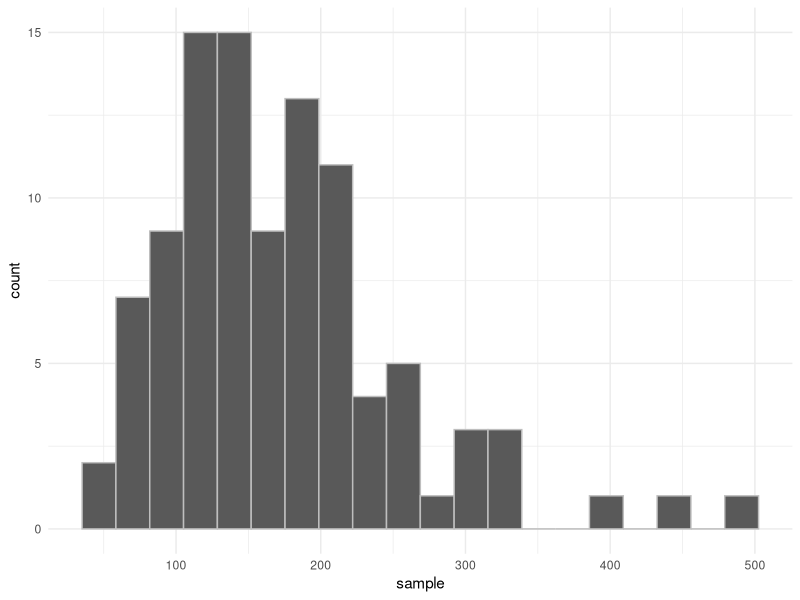
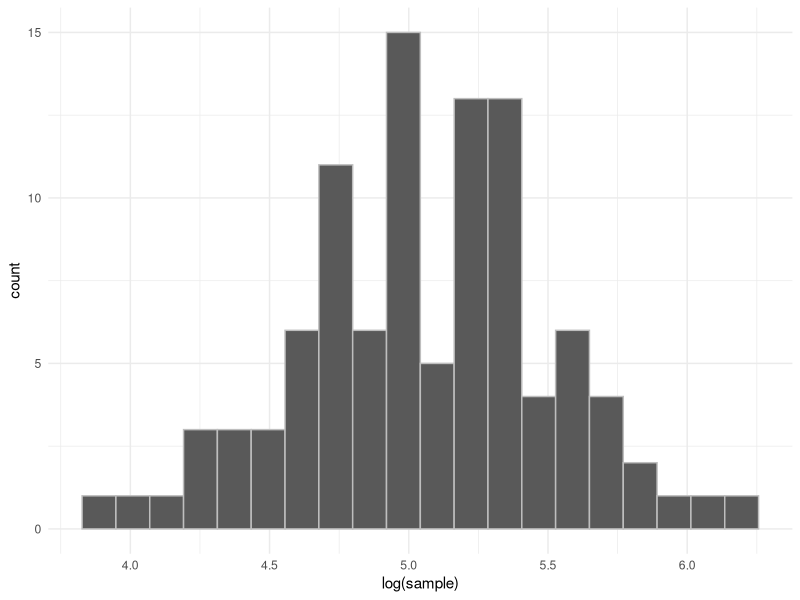
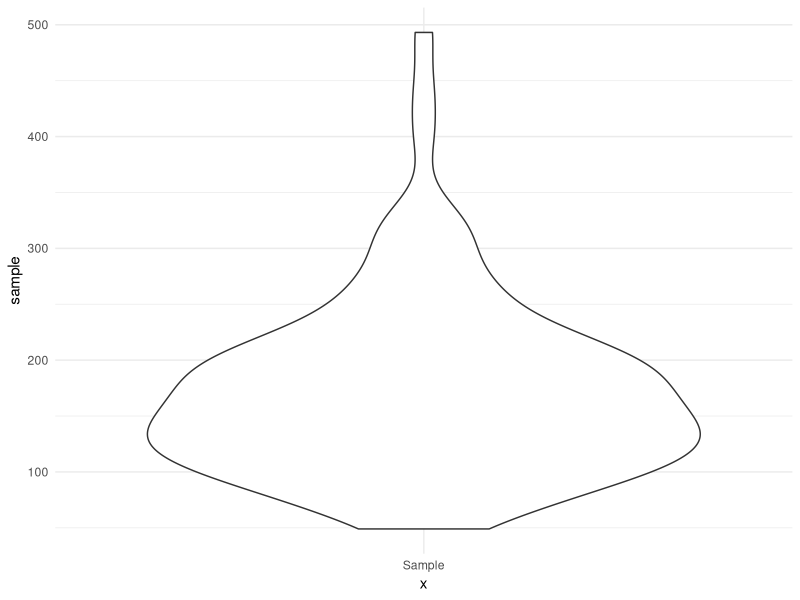

Here is the R script that generated these plots, in order:
## ---- chunk 1
library(ggplot2)
## ---- chunk 2
set.seed(1)
sample <- rlnorm(100, 5, 0.5)
mean <- mean(sample)
stddev <- sd(sample)
## ---- chunk 3

ggplot() + 
  geom_histogram(aes(x=sample), bins=20, color='gray') +
  theme_minimal()

ggplot() + 
  geom_histogram(aes(x=log(sample)), bins=20, color='gray') +
  theme_minimal()
## ---- chunk 4
ggplot() + 
  geom_violin(aes(x='Sample', y=sample)) +
  theme_minimal()
